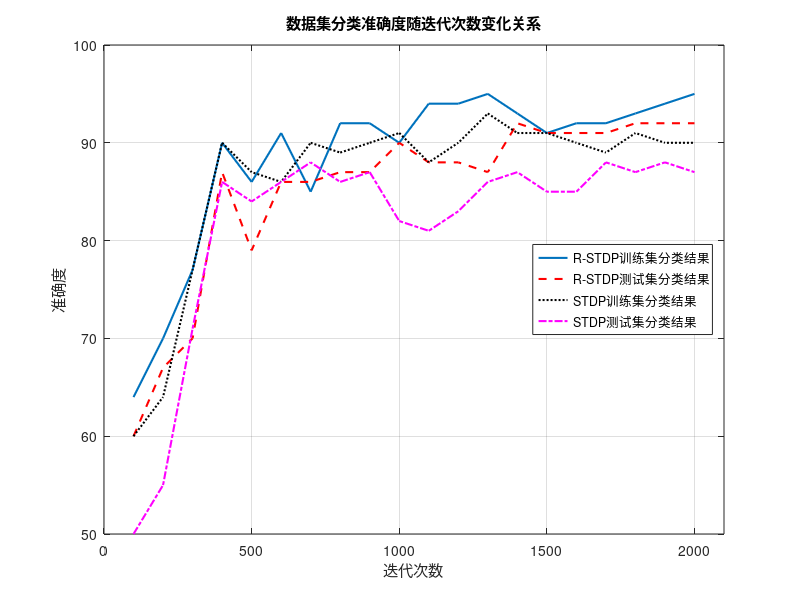

The MATLAB source for this figure:
%画图  准确率随迭代次数的关系
clc
clear

y1=[64,70,77,90,86,91,85,92,92,90,94,94,95,93,91,92,92,93,94,95];
y2=[60,67,70,87,79,86,86,87,87,90,88,88,87,92,91,91,91,92,92,92];
y3=[60,64,77,90,87,86,90,89,90,91,88,90,93,91,91,90,89,91,90,90];
y4=[50,55,71,86,84,86,88,86,87,82,81,83,86,87,85,85,88,87,88,87];
x=100:100:2000;

plot(x,y1,'linewidth',1.5)
hold on
plot(x,y2,'r--','linewidth',1.5)
plot(x,y3,'k:','linewidth',1.5)
plot(x,y4,'m-.','linewidth',1.5)
legend('R-STDP训练集分类结果','R-STDP测试集分类结果','STDP训练集分类结果','STDP测试集分类结果','location','East');
grid on
title('数据集分类准确度随迭代次数变化关系')
ylabel('准确度')
xlabel('迭代次数')
axis([0,2100,50,100])